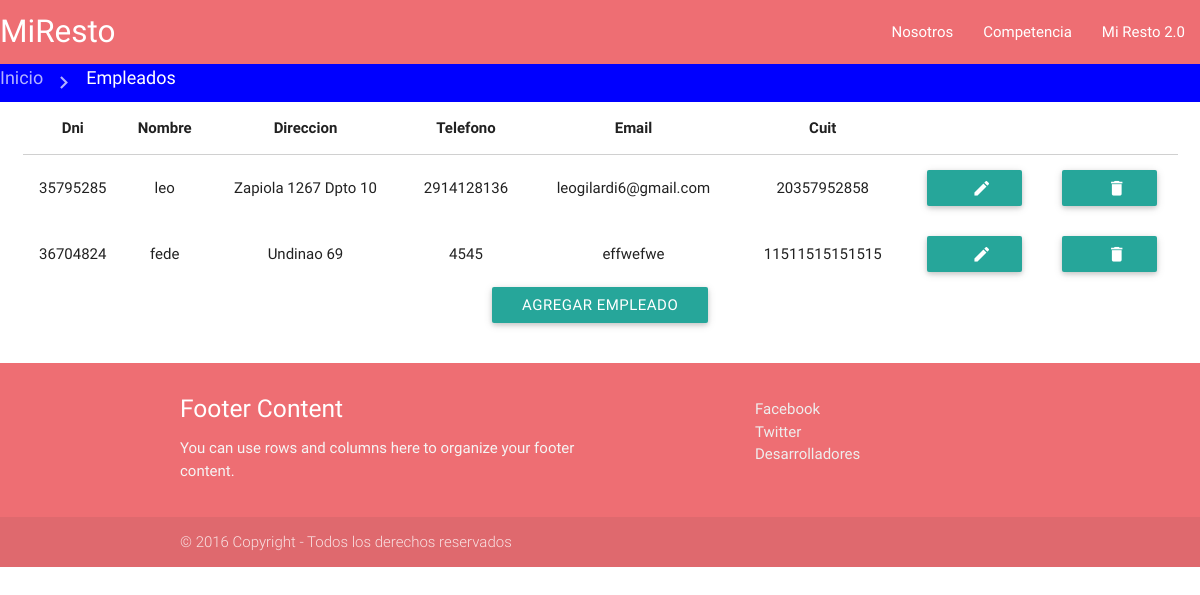
The app's page /index.php/empleados/abm, older data.
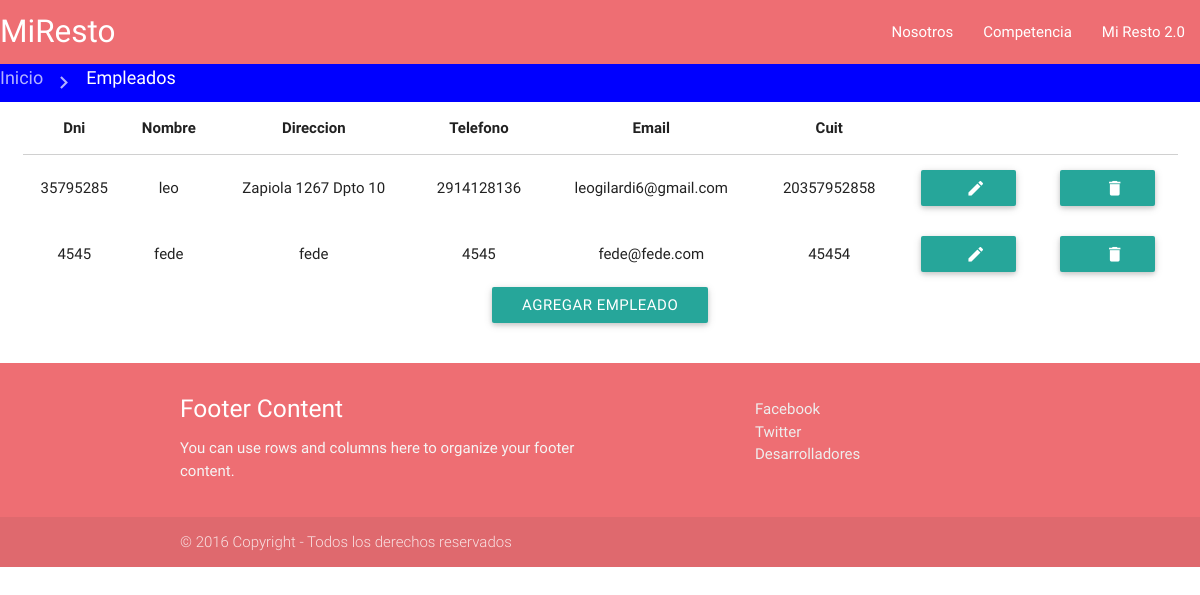
The same page, newer data.
### tables this page shows
CREATE TABLE IF NOT EXISTS `empleados` (
  `id` int(10) unsigned NOT NULL,
  `dni` int(10) unsigned NOT NULL,
  `nombre` tinytext NOT NULL,
  `direccion` tinytext NOT NULL,
  `telefono` int(10) unsigned NOT NULL,
  `email` tinytext NOT NULL,
  `cuit` bigint(20) unsigned NOT NULL,
  `password` text NOT NULL
);

### application/controllers/Empleados.php (called while the page is built, shortened)
<?php
class Empleados extends CI_Controller {
        public function abm(){
            $resultado = $this->MEmpleados->obtenerEmpleados();
            $data['empleados'] = $resultado;
            $data['funcion'] = 'abm/index';
            $this->load->view('vEmpleados', $data);
        }
}

### index.php (called while the page is built, shortened)
<?php
require_once BASEPATH.'core/CodeIgniter.php';

### application/models/MEmpleados.php (called while the page is built, shortened)
<?php
class MEmpleados extends CI_Model {
    public function obtenerEmpleados(){
    $query = $this->db->query(
            'SELECT * FROM Empleados');
        $resultado = $query->result_array();
        return $resultado;
    }
}

### application/views/empleados/abm/index.phtml (the view)
<div class ="row center-align col s12">
        <table class = "highlight centered responsive-table">
            <thead>
              <tr>
                  <th data-field="dni">Dni</th>
                  <th data-field="nombre">Nombre</th>
                  <th data-field="direccion">Direccion</th>
                  <th data-field="telefono">Telefono</th>
                  <th data-field="email">Email</th>
                  <th data-field="cuit">Cuit</th>
                  <th></th>
              </tr>
            </thead>
            <tbody>
              <?php	foreach ($empleados as $empleado) { ?>
                <tr>
                    <td><?php echo $empleado['dni']; ?></td>
                    <td><?php echo $empleado['nombre']; ?></td>
                    <td><?php echo $empleado['direccion']; ?></td>
                    <td><?php echo $empleado['telefono']; ?></td>
                    <td><?php echo $empleado['email']; ?></td>
                    <td><?php echo $empleado['cuit']; ?></td>
                    <td><form name="tabla" action="<?php echo site_url() ?>empleados/editar" method="POST">
                        <a href="<?php echo site_url()?>empleados/editar">
                            <button class="btn waves-effect waves-light" type="submit" value="<?php echo $empleado['id']; ?>" name="editar">
                                    <i class="material-icons right">edit</i>
                            </button>
                        </a>
                        </form>
                    </td>
                    <td><form name="formulario" action="<?php echo site_url() ?>empleados/eliminar" method="POST" onsubmit="return confirm('¿Realmente quiere eliminar este empleado?');">
                            <a href="<?php echo site_url()?>empleados/index" >
                            <button class="btn waves-effect waves-light" type="submit" value="<?php echo $empleado['id']; ?>" name="eliminar">
                                    <i class="material-icons right">delete</i>
                            </button>
                        </a>
                        </form>
                    </td>
                </tr>
                <?php } ?>
            </tbody>
        </table>
        <a href="<?php echo site_url()?>empleados/alta" class="btn waves-effect waves-light">
            Agregar Empleado
        </a>
</div>

### application/views/vEmpleados.php (shortened to what this page needs)
<!DOCTYPE html>
<html>
<head>
    <?php include 'componentes/recursos.phtml'; ?>
</head>
    <body>
        <?php include 'componentes/botonera.phtml'; ?>
        <?php
            $ruta = array(
                array('Inicio',  site_url()),
                array('Empleados', site_url().'empleados')
            );
            include 'componentes/rutaSeguimiento.phtml';
        ?>
        <?php include '/empleados/index.phtml'; ?>
        <?php include 'componentes/footer.phtml'; ?>
    </body>
</html>

### application/views/componentes/recursos.phtml (shortened to what this page needs)
<link href="<?php echo site_url() ?>css/materialize.css" rel="stylesheet" type="text/css"/>
<link href="<?php echo site_url() ?>css/Estilo.css" rel="stylesheet" type="text/css"/>
<link href="<?php echo site_url() ?>css/jquery-ui.min.css" rel="stylesheet" type="text/css"/>

### application/views/componentes/botonera.phtml (shortened to what this page needs)
<nav>
    <div class="nav-wrapper">
        <a href="<?php echo site_url()?>" class="brand-logo">MiResto</a>
        <ul class="right hide-on-med-and-down">
            <li><a href="<?php echo site_url()?>nosotros">Nosotros</a></li>
            <li><a href="<?php echo site_url()?>competencia">Competencia</a></li>
            <li><a href="<?php echo site_url()?>webresto">Mi Resto 2.0</a></li>
        </ul>
    </div>
</nav>

### application/views/componentes/rutaSeguimiento.phtml
<div class="rutaSeguimiento">
    <div class="nav-wrapper">
      <div class="col s12">
        <?php foreach ($ruta as $ref){
            $texto = $ref[0];
            $enlace = $ref[1];
            echo '<a href="'.$enlace.'" class="breadcrumb">'.$texto.'</a>';
        }?>
      </div>
    </div>
</div>

### application/views/empleados/index.phtml
<div class="row">
    <div class="col s12 center-align">
        <?php include '/'.$funcion.'.phtml'; ?>
    </div>
</div>

### application/views/componentes/footer.phtml
<footer class="page-footer">
    <div class="container">
        <div class="row">
            <div class="col l6 s12">
                <h5 class="white-text">Footer Content</h5>
                <p class="grey-text text-lighten-4">You can use rows and columns here to organize your footer content.</p>
            </div>
            <div class="col l4 offset-l2 s12">
                <ul>
                    <li><a class="grey-text text-lighten-3" href="http://www.facebook.com/miResto">Facebook</a></li>
                    <li><a class="grey-text text-lighten-3" href="http://www.twitter.com/miResto">Twitter</a></li>
                    <li><a class="grey-text text-lighten-3" href="http://www.cs.uns.edu.ar">Desarrolladores</a></li>
                </ul>
            </div>
        </div>
</div>
<div class="footer-copyright">
    <div class="container"> © 2016 Copyright - Todos los derechos reservados </div>
</div>
</footer>

### css/Estilo.css (style rules this page uses)
.rutaSeguimiento { background-color: blue; }

Row changes from the older to the newer data that the page shows:
removed empleados: dni "36704824", nombre "fede", direccion "Undinao 69", telefono "4545", email "effwefwe", cuit "11511515151515", $empleado['id'] 3 (drawn)
added empleados: dni "4545", nombre "fede", direccion "fede", telefono "4545", email "fede@fede.com", cuit "45454", $empleado['id'] 4 (drawn)
